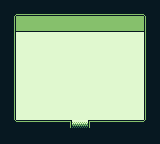

This game map was drawn from its Tiled (.tmx) file and the tilesets committed beside it. A one-line description and the full map source follow:
An orthogonal 20x18 tile map with 8x8 px tiles, 1 tile layer (Tile Layer 1), 2 tilesets.

<map version="1.2" tiledversion="1.2.4" orientation="orthogonal" renderorder="right-down" width="20" height="18" tilewidth="8" tileheight="8" infinite="0" nextlayerid="2" nextobjectid="1">
 <tileset firstgid="1" source="Tileset-1.tsx" />
 <tileset firstgid="417" source="House Interior.tsx" />
 <layer id="1" name="Tile Layer 1" width="20" height="18">
  <data encoding="csv">
417,418,419,420,421,422,423,424,425,426,427,428,429,430,431,432,433,434,435,436,
437,438,439,440,441,442,443,444,445,446,447,448,449,450,451,452,453,454,455,456,
457,458,459,460,461,462,463,464,465,466,467,468,469,470,471,472,473,474,475,476,
477,478,479,480,481,482,483,484,485,486,487,488,489,490,491,492,493,494,495,496,
497,498,499,500,501,502,503,504,505,506,507,508,509,510,511,512,513,514,515,516,
517,518,519,520,521,522,523,524,525,526,527,528,529,530,531,532,533,534,535,536,
537,538,539,540,541,542,543,544,545,546,547,548,549,550,551,552,553,554,555,556,
557,558,559,560,561,562,563,564,565,566,567,568,569,570,571,572,573,574,575,576,
577,578,579,580,581,582,583,584,585,586,587,588,589,590,591,592,593,594,595,596,
597,598,599,600,601,602,603,604,605,606,607,608,609,610,611,612,613,614,615,616,
617,618,619,620,621,622,623,624,625,626,627,628,629,630,631,632,633,634,635,636,
637,638,639,640,641,642,643,644,645,646,647,648,649,650,651,652,653,654,655,656,
657,658,659,660,661,662,663,664,665,666,667,668,669,670,671,672,673,674,675,676,
677,678,679,680,681,682,683,684,685,686,687,688,689,690,691,692,693,694,695,696,
697,698,699,700,701,702,703,704,705,706,707,708,709,710,711,712,713,714,715,716,
717,718,719,720,721,722,723,724,725,726,727,728,729,730,731,732,733,734,735,736,
737,738,739,740,741,742,743,744,745,746,747,748,749,750,751,752,753,754,755,756,
757,758,759,760,761,762,763,764,765,766,767,768,769,770,771,772,773,774,775,776
</data>
 </layer>
</map>
